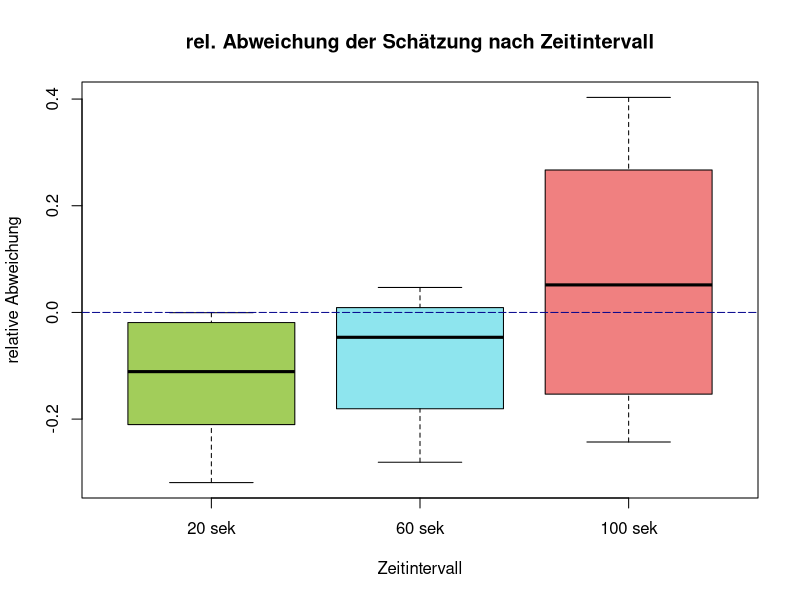
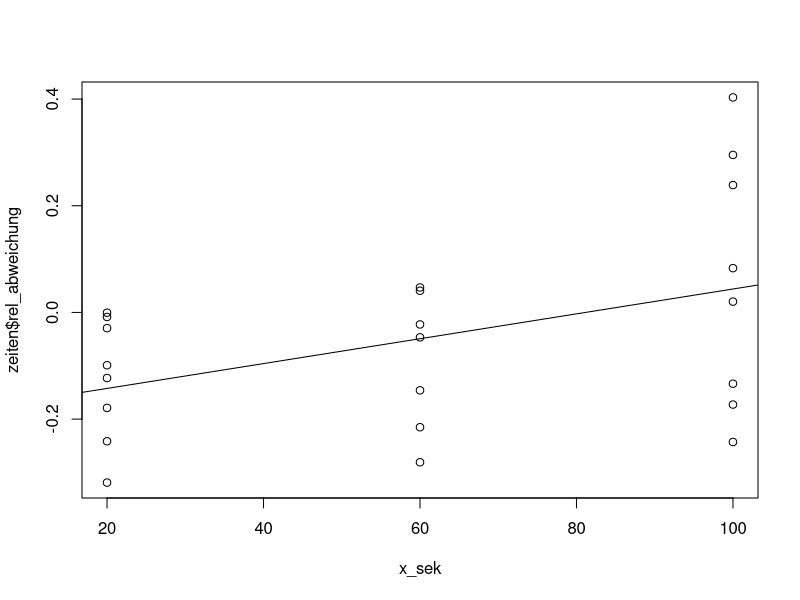
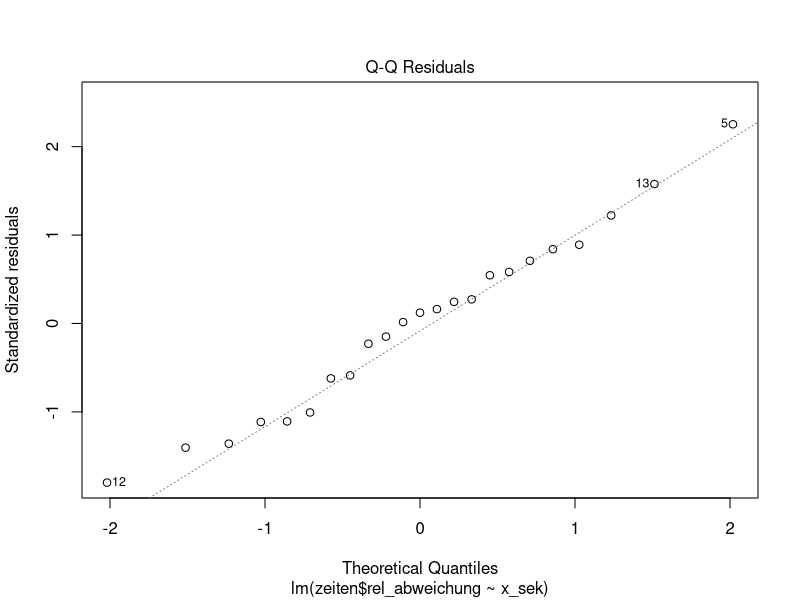
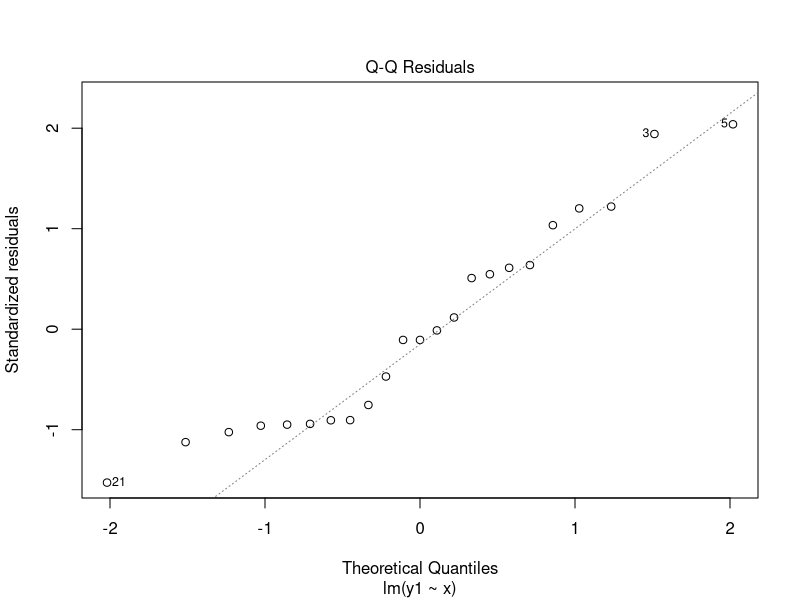
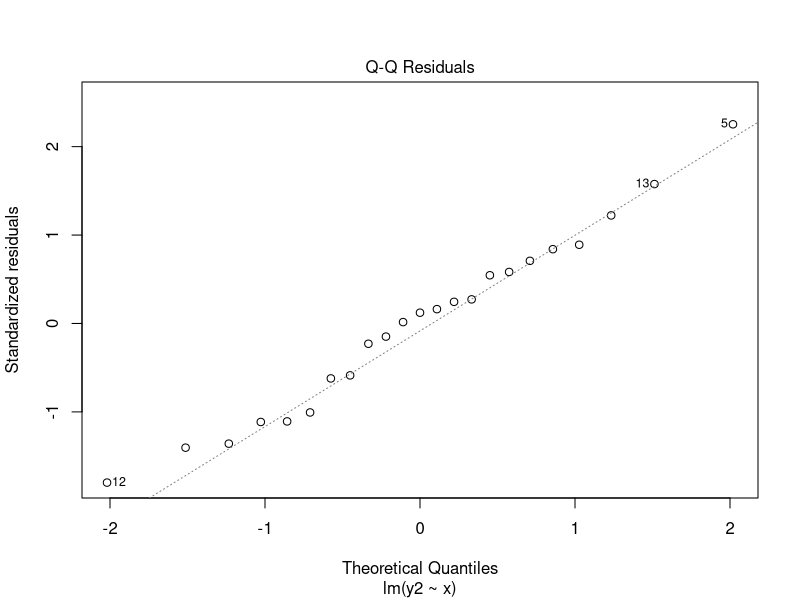
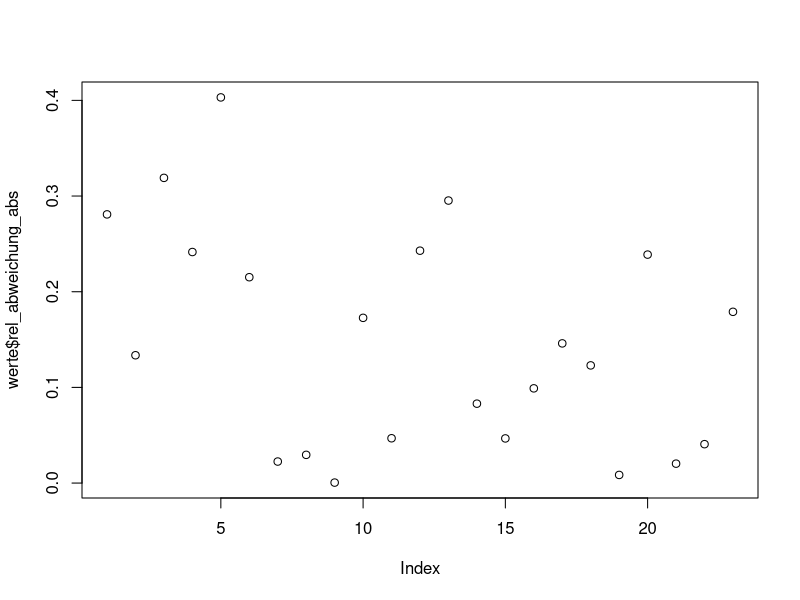
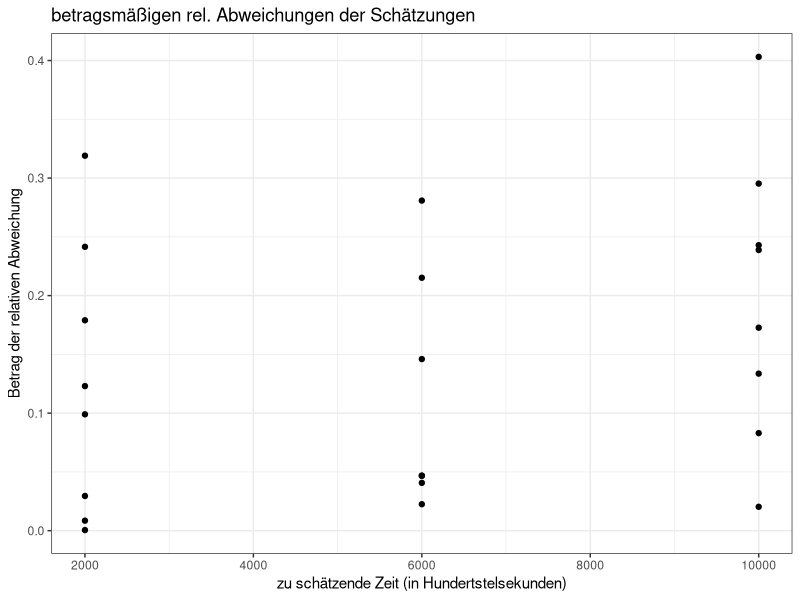
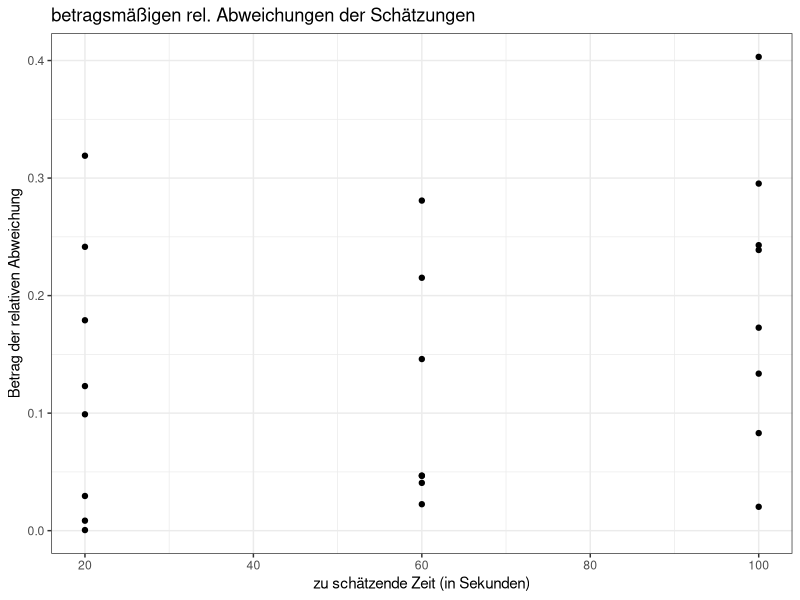

These charts were generated, in order, by the following R code: (Note: this script raises an error after producing the figures.)
## Auswertung von Versuch3-Zeitschaetzen ##

#### KOMPLETT AUSWERTUNG #######################################################

library(readxl)
library(ggplot2)
library(patchwork)

# Laden des Versuchsprotokolls:
versuchsprotokoll <- read_excel("versuchsprotokoll.xlsx")

names(versuchsprotokoll) <- c("einheit", "teiln_nr", "geschlecht", 
                              "tag", "geplant_start", "zeit_durchf",
                              "ziel_schaetzung", "ziel_schaetzung_hdtsek",
                              "erg_schaetzung", "erg_schaetzung_hdtsek",
                              "rel_abweichung", "rel_abweichung_abs", 
                              "Stoerungen")

versuchsprotokoll$geschlecht <- as.factor(versuchsprotokoll$geschlecht)
versuchsprotokoll$tag <- as.factor(versuchsprotokoll$tag)
versuchsprotokoll$ziel_schaetzung <- as.factor(versuchsprotokoll$ziel_schaetzung)

zeiten <- versuchsprotokoll

zeit20 <- subset(zeiten, zeiten$ziel_schaetzung == "20 sek")
zeit60 <- subset(zeiten, zeiten$ziel_schaetzung == "60 sek")
zeit100 <- subset(zeiten, zeiten$ziel_schaetzung == "100 sek")

boxplot(zeit20$rel_abweichung, zeit60$rel_abweichung, zeit100$rel_abweichung, 
        col = c("darkolivegreen3", "cadetblue2", "lightcoral"),
        main = "rel. Abweichung der Schätzung nach Zeitintervall", 
        names = c("20 sek", "60 sek", "100 sek"),
        xlab = "Zeitintervall",
        ylab = "relative Abweichung")
abline(h=0, col = "darkblue", lty = 5)


t.test(zeiten$rel_abweichung_abs, alternative = "greater", 
       mu = 0, conf.level = 0.95)
# One Sample t-test
# 
# data:  zeiten$rel_abweichung_abs
# t = 6.1271, df = 22, p-value = 1.813e-06
# alternative hypothesis: true mean is greater than 0
# 95 percent confidence interval:
#   0.1060332       Inf
# sample estimates:
#   mean of x 
# 0.1473203

x <- zeiten$ziel_schaetzung_hdtsek
y <- zeiten$rel_abweichung_abs

lin_modell <- lm(y ~ x + I(x^2))
summary(lin_modell)
# Call:
#   lm(formula = y ~ x + I(x^2))
# 
# Residuals:
#   Min       1Q   Median       3Q      Max 
# -0.17841 -0.08251 -0.02600  0.07529  0.20439 
# 
# Coefficients:
#   Estimate Std. Error t value Pr(>|t|)  
# (Intercept)  1.663e-01  9.398e-02   1.769   0.0921 .
# x           -2.661e-05  3.938e-05  -0.676   0.5070  
# I(x^2)       2.985e-09  3.227e-09   0.925   0.3660  
# ---
#   Signif. codes:  0 '***' 0.001 '**' 0.01 '*' 0.05 '.' 0.1 ' ' 1
# 
# Residual standard error: 0.1139 on 20 degrees of freedom
# (1 Beobachtung als fehlend geloescht)
# Multiple R-squared:  0.1123,	Adjusted R-squared:  0.0235 
# F-statistic: 1.265 on 2 and 20 DF,  p-value: 0.304


x_sek <- zeiten$ziel_schaetzung_hdtsek/100

lin_modell_sek <- lm(y ~ x_sek + I((x_sek)^2))
summary(lin_modell_sek)
# Call:
#   lm(formula = y ~ x_sek + I((x_sek)^2))
# 
# Residuals:
#   Min       1Q   Median       3Q      Max 
# -0.17841 -0.08251 -0.02600  0.07529  0.20439 
# 
# Coefficients:
#   Estimate Std. Error t value Pr(>|t|)  
# (Intercept)   1.663e-01  9.398e-02   1.769   0.0921 .
# x_sek        -2.661e-03  3.938e-03  -0.676   0.5070  
# I((x_sek)^2)  2.985e-05  3.227e-05   0.925   0.3660  
# ---
#   Signif. codes:  0 '***' 0.001 '**' 0.01 '*' 0.05 '.' 0.1 ' ' 1
# 
# Residual standard error: 0.1139 on 20 degrees of freedom
# (1 Beobachtung als fehlend geloescht)
# Multiple R-squared:  0.1123,	Adjusted R-squared:  0.0235 
# F-statistic: 1.265 on 2 and 20 DF,  p-value: 0.304

summary(lm(zeiten$rel_abweichung ~ x_sek))$coef
#                 Estimate  Std. Error   t value  Pr(>|t|)
# (Intercept) -0.189042708 0.072342075 -2.613178 0.0162401
# x_sek        0.002330156 0.001053756  2.211285 0.0382408
plot(x_sek,zeiten$rel_abweichung)
abline(lm(zeiten$rel_abweichung ~ x_sek))
# Q-Q-Plot
x <- versuchsprotokoll$ziel_schaetzung_hdtsek/100
y1 <- versuchsprotokoll$rel_abweichung_abs
y2 <- versuchsprotokoll$rel_abweichung
plot(lm(zeiten$rel_abweichung ~ x_sek), which = 2)
plot(lm(y1 ~ x), which = 2) # passt nicht optimal
plot(lm(y2 ~ x), which = 2) # sieht ziemlich gut aus

# Normalverteilungsannahme scheint zu passen

mean(zeit20$rel_abweichung, na.rm = TRUE) 
#[1] -0.125
mean(zeit60$rel_abweichung, na.rm = TRUE) 
#[1] -0.08909524
mean(zeit100$rel_abweichung, na.rm = TRUE)
#[1] 0.0614125


# Spannweite nach Zeitintervall:
max(zeit20$rel_abweichung) - min(zeit20$rel_abweichung)
#[1] 0.3185
max(zeit60$rel_abweichung, na.rm = TRUE) - 
  min(zeit60$rel_abweichung, na.rm = TRUE)
#[1] 0.3276667
max(zeit100$rel_abweichung) - min(zeit100$rel_abweichung)
#[1] 0.646

## Die Spannweiten werden mit wachsender Zeitspanne groesser.
## Die Spannweite von 100 sek ist mehr als doppelt so gross als die 
## anderen.



# Interquartilsabstand:
quantile(zeit20$rel_abweichung, 3/4) - quantile(zeit20$rel_abweichung, 1/4)
# 0.170375 
quantile(zeit60$rel_abweichung, na.rm = TRUE, 3/4) - 
  quantile(zeit60$rel_abweichung, na.rm = TRUE, 1/4)
# 0.1896667 
quantile(zeit100$rel_abweichung, 3/4) - quantile(zeit100$rel_abweichung, 1/4)
# 0.3963 

## Die Interquartilsabstaende werden mit wachsender Zeitspanne groesser.
## Der Interquartilsabstand von 100 sek ist mehr als doppelt so gross als die 
## anderen.


# Mediane:
median(zeit20$rel_abweichung)
#[1] -0.111
median(zeit60$rel_abweichung, na.rm = TRUE)
#[1] -0.04666667
median(zeit100$rel_abweichung)
#[1] 0.05165

werte <- subset(zeiten, !is.na(zeiten$rel_abweichung_abs))
plot(werte$rel_abweichung_abs)

# Plot der betragsmaessigen Abweichung in Hundertstelsekunden:
ggplot(werte, aes(ziel_schaetzung_hdtsek, rel_abweichung_abs))+
  geom_point() +
  theme_bw() +
  xlab("zu schätzende Zeit (in Hundertstelsekunden)") +
  ylab("Betrag der relativen Abweichung") +
  ggtitle("betragsmäßigen rel. Abweichungen der Schätzungen")

# Plot der betragsmaessigen Abweichung in Sekunden:
ggplot(werte, aes(ziel_schaetzung_hdtsek/100, rel_abweichung_abs))+
  geom_point() +
  theme_bw() +
  xlab("zu schätzende Zeit (in Sekunden)") +
  ylab("Betrag der relativen Abweichung") +
  ggtitle("betragsmäßigen rel. Abweichungen der Schätzungen")

# Plot der Abweichung in Hundertstelsekunden:
ggplot(werte, aes(ziel_schaetzung_hdtsek, rel_abweichung))+
  geom_point() +
  geom_hline(yintercept = 0, linetype = "dashed") +
  theme_bw() +
  xlab("zu schätzende Zeit (in Hundertstelsekunden)") +
  ylab("relative Abweichung") +
  ggtitle("rel. Abweichungen der Schätzungen")

# Plot der Abweichung in Sekunden:
ggplot(werte, aes(ziel_schaetzung_hdtsek/100, rel_abweichung))+
  geom_point() +
  geom_hline(yintercept = 0, linetype = "dashed") +
  theme_bw() +
  xlab("zu schätzende Zeit (in Sekunden)") +
  ylab("relative Abweichung") +
  ggtitle("rel. Abweichungen der Schätzungen")



#  Auswertung nach Geschlecht ##################################################

# Unterdatensaetze fuer die Untersuchung nach einem Geschlechstspezifischem 
# Unterschied in den Schaetzungen:

weibl <- subset(werte, werte$geschlecht== "weiblich")
maennl <- subset(werte, werte$geschlecht== "maennlich")

# Plot der betragsm. rel. Abweichung stratifiziert nach Geschlecht
plot1 <- ggplot(weibl, aes(ziel_schaetzung_hdtsek, rel_abweichung_abs)) +
  geom_point() +
  geom_hline(yintercept = 0, linetype = "dashed") +
  theme_bw() +
  xlab("zu schätzende Zeit (in Hundertstelsekunden)") +
  ylab("betragsmäßige relative Abweichung") +
  ggtitle("rel. Abweichungen der Schätzungen (Frauen)") +
  geom_smooth(method = "lm") +
  ylim(-0.1, 0.5)

plot2 <- ggplot(maennl, aes(ziel_schaetzung_hdtsek, rel_abweichung_abs)) +
  geom_point() +
  geom_hline(yintercept = 0, linetype = "dashed") +
  theme_bw() +
  xlab("zu schätzende Zeit (in Hundertstelsekunden)") +
  ylab("betragsmäßige relative Abweichung") +
  ggtitle("rel. Abweichungen der Schätzungen (Männer)") +
  geom_smooth(method = "lm") +
  ylim(-0.1, 0.5)

plot1 + plot2


# Boxplot der rel. Abweichungen stratifiziert nach Geschlecht
p1 <- ggplot(weibl, aes(ziel_schaetzung_hdtsek, rel_abweichung)) +
  geom_boxplot(aes(group = ziel_schaetzung), 
               fill = c("darkolivegreen3", "cadetblue2", "lightcoral")) +
  geom_hline(yintercept = 0, linetype = "dashed") +
  theme_bw() +
  xlab("zu schätzende Zeit (in Hundertstelsekunden)") +
  ylab("relative Abweichung") +
  ggtitle("rel. Abweichungen der Schätzungen (Frauen)") +
  ylim(-0.3, 0.45) +
  geom_point()

p2 <- ggplot(maennl, aes(ziel_schaetzung_hdtsek, rel_abweichung)) +
  geom_boxplot(aes(group = ziel_schaetzung), 
               fill = c("darkolivegreen3", "cadetblue2", "lightcoral")) +
  geom_hline(yintercept = 0, linetype = "dashed") +
  theme_bw() +
  xlab("zu schätzende Zeit (in Hundertstelsekunden)") +
  ylab("relative Abweichung") +
  ggtitle("rel. Abweichungen der Schätzungen (Männer)") +
  ylim(-0.3, 0.45) +
  geom_point()

p1 + p2



t.test(weibl$rel_abweichung_abs, alternative = "greater", 
       mu = 0, conf.level = 0.95)
# One Sample t-test
# 
# data:  weibl$rel_abweichung_abs
# t = 5.0024, df = 11, p-value = 0.0002005
# alternative hypothesis: true mean is greater than 0
# 95 percent confidence interval:
#   0.1047461       Inf
# sample estimates:
#   mean of x 
# 0.1634111 

t.test(maennl$rel_abweichung_abs, alternative = "greater", 
       mu = 0, conf.level = 0.95)
# One Sample t-test
# 
# data:  maennl$rel_abweichung_abs
# t = 3.572, df = 10, p-value = 0.002539
# alternative hypothesis: true mean is greater than 0
# 95 percent confidence interval:
#   0.06392269        Inf
# sample estimates:
#   mean of x 
# 0.1297667


# Boxplot der betragsm. rel. Abweichungen stratifiziert nach Geschlecht
plot_1 <- ggplot(weibl, aes(ziel_schaetzung_hdtsek, rel_abweichung_abs)) +
  geom_boxplot(aes(group = ziel_schaetzung), 
               fill = c("darkolivegreen3", "cadetblue2", "lightcoral")) +
  geom_hline(yintercept = 0, linetype = "dashed") +
  theme_bw() +
  xlab("zu schätzende Zeit (in Hundertstelsekunden)") +
  ylab("betragsmäßige relative Abweichung") +
  ggtitle("betragsmäßige rel. Abweichungen der Schätzungen (Frauen)") +
  ylim(-0.01, 0.45) +
  geom_point()

plot_2 <- ggplot(maennl, aes(ziel_schaetzung_hdtsek, rel_abweichung_abs)) +
  geom_boxplot(aes(group = ziel_schaetzung), 
               fill = c("darkolivegreen3", "cadetblue2", "lightcoral")) +
  geom_hline(yintercept = 0, linetype = "dashed") +
  theme_bw() +
  xlab("zu schätzende Zeit (in Hundertstelsekunden)") +
  ylab("betragsmäßige relative Abweichung") +
  ggtitle("betragsmäßige rel. Abweichungen der Schätzungen (Männer)") +
  ylim(-0.01, 0.45) +
  geom_point()

plot_1 + plot_2

# Grafik-1 fuer Praesentation:
ggplot(werte, aes(ziel_schaetzung_hdtsek, rel_abweichung)) + 
  geom_boxplot(aes(group = ziel_schaetzung),
               fill = c("darkolivegreen3", "cadetblue2", "lightcoral"), 
               alpha = 0.6) +
  geom_hline(yintercept = 0, linetype = "dashed") +
  theme_bw() +
  xlab("zu schätzende Zeit (in Hundertstelsekunden)") +
  ylab("relative Abweichung") +
  ggtitle("relative Abweichungen der Schätzungen") +
  geom_point(pch = 16, size = 3)

# Grafik-2 fuer Praesentation:
ggplot(werte, aes(ziel_schaetzung_hdtsek, rel_abweichung_abs)) + 
  geom_boxplot(aes(group = ziel_schaetzung),
               fill = c("darkolivegreen3", "cadetblue2", "lightcoral"), 
               alpha = 0.6) +
  geom_hline(yintercept = 0, linetype = "dashed") +
  theme_bw() +
  xlab("zu schätzende Zeit (in Hundertstelsekunden)") +
  ylab("betragsmäßige relative Abweichung") +
  ggtitle("betragsmäßige relative Abweichungen der Schätzungen") +
  geom_point(pch = 16, size = 3)

# Grafik-3 fuer Praesentation:
w <- ggplot(weibl, aes(ziel_schaetzung_hdtsek, rel_abweichung)) + 
  geom_boxplot(aes(group = ziel_schaetzung),
               fill = c("darkolivegreen3", "cadetblue2", "lightcoral"), 
               alpha = 0.6) +
  geom_hline(yintercept = 0, linetype = "dashed") +
  theme_bw() +
  xlab("zu schätzende Zeit (in Hundertstelsekunden)") +
  ylab("relative Abweichung") +
  ggtitle("relative Abweichungen der Schätzungen (Frauen)") +
  ylim(-0.3, 0.45) +
  geom_point(pch = 16, size = 3)

m <- ggplot(maennl, aes(ziel_schaetzung_hdtsek, rel_abweichung)) + 
  geom_boxplot(aes(group = ziel_schaetzung),
               fill = c("darkolivegreen3", "cadetblue2", "lightcoral"), 
               alpha = 0.6) +
  geom_hline(yintercept = 0, linetype = "dashed") +
  theme_bw() +
  xlab("zu schätzende Zeit (in Hundertstelsekunden)") +
  ylab("relative Abweichung") +
  ggtitle("relative Abweichungen der Schätzungen (Männer)") +
  ylim(-0.3, 0.45) +
  geom_point(pch = 16, size = 3)

w + m

# Grafik-4 fuer Praesentation:
w_abs <- ggplot(weibl, aes(ziel_schaetzung_hdtsek, rel_abweichung_abs)) + 
  geom_boxplot(aes(group = ziel_schaetzung),
               fill = c("darkolivegreen3", "cadetblue2", "lightcoral"), 
               alpha = 0.6) +
  geom_hline(yintercept = 0, linetype = "dashed") +
  theme_bw() +
  xlab("zu schätzende Zeit (in Hundertstelsekunden)") +
  ylab("betragsmäßige relative Abweichung") +
  ggtitle("betragsm. rel. Abweichungen der Schätzungen (Frauen)") +
  ylim(-0.01, 0.45) +
  geom_point(pch = 16, size = 3)

m_abs <- ggplot(maennl, aes(ziel_schaetzung_hdtsek, rel_abweichung_abs)) + 
  geom_boxplot(aes(group = ziel_schaetzung),
               fill = c("darkolivegreen3", "cadetblue2", "lightcoral"), 
               alpha = 0.6) +
  geom_hline(yintercept = 0, linetype = "dashed") +
  theme_bw() +
  xlab("zu schätzende Zeit (in Hundertstelsekunden)") +
  ylab("betragsmäßige relative Abweichung") +
  ggtitle("betragsm. rel. Abweichungen der Schätzungen (Männer)") +
  ylim(-0.01, 0.45) +
  geom_point(pch = 16, size = 3)

w_abs + m_abs

#  Auswertung nach Tag ##################################################

# relative Abweichungen
median(zeit20$rel_abweichung[zeit20$tag=="Tag 1"])
# [1] -0.1355
median(zeit20$rel_abweichung[zeit20$tag=="Tag 2"])
# [1] -0.111

median(zeit60$rel_abweichung[zeit60$tag=="Tag 1"])
# [1] -0.1188333
median(zeit60$rel_abweichung[zeit60$tag=="Tag 2"], na.rm = TRUE)
# [1] -0.04666667

median(zeit100$rel_abweichung[zeit100$tag=="Tag 1"])
# [1] -0.15315
median(zeit100$rel_abweichung[zeit100$tag=="Tag 2"])
# [1] 0.1609

# relative Absolut-Abweichungen
median(zeit20$rel_abweichung_abs[zeit20$tag=="Tag 1"])
# [1] 0.1355
median(zeit20$rel_abweichung_abs[zeit20$tag=="Tag 2"])
# [1] 0.111

median(zeit60$rel_abweichung_abs[zeit60$tag=="Tag 1"])
# [1] 0.131
median(zeit60$rel_abweichung_abs[zeit60$tag=="Tag 2"], na.rm = TRUE)
# [1] 0.04666667

median(zeit100$rel_abweichung_abs[zeit100$tag=="Tag 1"])
# [1] 0.2078
median(zeit100$rel_abweichung_abs[zeit100$tag=="Tag 2"])
# [1] 0.1609


boxplot(zeit20$rel_abweichung[zeit20$tag=="Tag 1"], 
        zeit60$rel_abweichung[zeit20$tag=="Tag 1"], 
        zeit100$rel_abweichung[zeit20$tag=="Tag 1"], 
        col = c("darkolivegreen3", "cadetblue2", "lightcoral"),
        main = "rel. Abweichung der Schaetzung nach Zeitintervall an Tag 1", 
        names = c("20 sek", "60 sek", "100 sek"),
        xlab = "Zeitintervall",
        ylab = "relative Abweichung",
        ylim = c(-0.4, 0.4))
abline(h=0, col = "darkblue", lty = 5)

boxplot(zeit20$rel_abweichung[zeit20$tag=="Tag 2"], 
        zeit60$rel_abweichung[zeit20$tag=="Tag 2"], 
        zeit100$rel_abweichung[zeit20$tag=="Tag 2"], 
        col = c("darkolivegreen3", "cadetblue2", "lightcoral"),
        main = "rel. Abweichung der Schaetzung nach Zeitintervall an Tag 2", 
        names = c("20 sek", "60 sek", "100 sek"),
        xlab = "Zeitintervall",
        ylab = "relative Abweichung",
        ylim = c(-0.4, 0.4))
abline(h=0, col = "darkblue", lty = 5)

boxplot(zeit20$rel_abweichung_abs[zeit20$tag=="Tag 1"], 
        zeit60$rel_abweichung_abs[zeit20$tag=="Tag 1"], 
        zeit100$rel_abweichung_abs[zeit20$tag=="Tag 1"], 
        col = c("darkolivegreen3", "cadetblue2", "lightcoral"),
        main = "betragsmaessige rel. Abweichung der Schaetzung nach Zeitintervall an Tag 1", 
        names = c("20 sek", "60 sek", "100 sek"),
        xlab = "Zeitintervall",
        ylab = "betragsmaessige relative Abweichung",
        ylim = c(-0.01, 0.45))
abline(h=0, col = "darkblue", lty = 5)

boxplot(zeit20$rel_abweichung_abs[zeit20$tag=="Tag 2"], 
        zeit60$rel_abweichung_abs[zeit20$tag=="Tag 2"], 
        zeit100$rel_abweichung_abs[zeit20$tag=="Tag 2"], 
        col = c("darkolivegreen3", "cadetblue2", "lightcoral"),
        main = "betragsmaessige rel. Abweichung der Schaetzung nach Zeitintervall an Tag 2", 
        names = c("20 sek", "60 sek", "100 sek"),
        xlab = "Zeitintervall",
        ylab = "betragsmaessige relative Abweichung",
        ylim = c(-0.01, 0.45))
abline(h=0, col = "darkblue", lty = 5)


# Vortest mittels Shapiro-Wilk-Test:___________________________________
shapiro.test(zeiten$rel_abweichung_abs)
# Shapiro-Wilk normality test
# 
# data:  zeiten$rel_abweichung_abs
# W = 0.93477, p-value = 0.1386

## da der p-Wert groesser als 0.05 ist, koennen wir Normalverteilung annehmen

# Vortest auf Residuen der lm-Modelle
shapiro.test(residuals(lm(zeiten$rel_abweichung ~ x_sek)))
# Shapiro-Wilk normality test
# 
# data:  residuals(lm(zeiten$rel_abweichung ~ x_sek))
# W = 0.9801, p-value = 0.9078
shapiro.test(residuals(lm(zeiten$rel_abweichung_abs ~ x_sek)))
# Shapiro-Wilk normality test
# 
# data:  residuals(lm(zeiten$rel_abweichung_abs ~ x_sek))
# W = 0.9318, p-value = 0.1196

shapiro.test(residuals(lm(zeiten$rel_abweichung ~ x_sek + I(x_sek^2))))
# Shapiro-Wilk normality test
# 
# data:  residuals(lm(zeiten$rel_abweichung ~ x_sek + I(x_sek^2)))
# W = 0.98195, p-value = 0.9365
shapiro.test(residuals(lm(zeiten$rel_abweichung_abs ~ x_sek + I(x_sek^2))))
# Shapiro-Wilk normality test
# 
# data:  residuals(lm(zeiten$rel_abweichung_abs ~ x_sek + I(x_sek^2)))
# W = 0.95089, p-value = 0.3053

# t-Test:____________________________________________________________
t.test(zeiten$rel_abweichung_abs, alternative = "greater", mu = 0, 
       conf.level = 0.95)
# One Sample t-test
# 
# data:  zeiten$rel_abweichung_abs
# t = 6.1271, df = 22, p-value = 1.813e-06
# alternative hypothesis: true mean is greater than 0
# 95 percent confidence interval:
#   0.1060332       Inf
# sample estimates:
#   mean of x 
# 0.1473203


## Teststatistik: T = 6.1271
qt(0.95, 22)
# [1] 1.717144
## Kritischer Wert: t_(22; 1-0.05) = 1.717144
## p-Wert: 1.813e-06

## Teststatistik groesser als kritischer Wert, p-Wert < 0.05
## ==> lehne H0 ab
## die Steigung ist >0


summary(lm(zeiten$rel_abweichung_abs ~ x))
xtable(summary(lm(zeiten$rel_abweichung_abs ~ x)))
